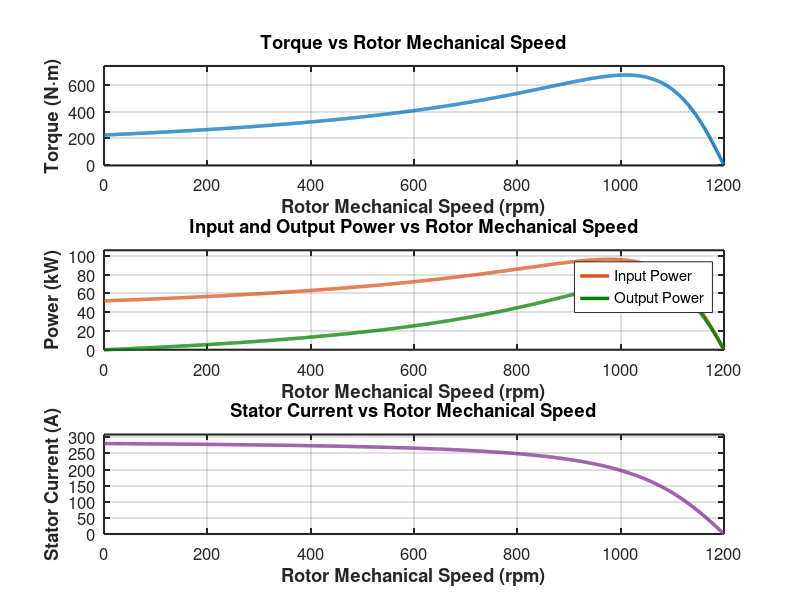

This figure's MATLAB source:
clear; clc; close all;

V=380/sqrt(3);
R1=0.1; R2=0.12; Xeq=0.75;
p=6; f=60; n_s=120*f/p;
omega_s=n_s*pi/30;
P_friction=100;

n_r=0:1:n_s;
s=(n_s-n_r)/n_s;
Z1=(R1+R2./s).^2 + Xeq*Xeq;
Td=3*V*V*R2./s/omega_s./Z1;

I = V./sqrt(Z1);
P_ag = 3.*I.*I.*R2./s;     % Air gap
P_in = 3*V^2*(R1 + R2./s)./Z1;
P_out = P_ag.*(1 - s) - P_friction;

subplot(311)
plot(n_r, Td, 'LineWidth', 2.5, 'Color', [0, 0.4470, 0.7410]);
grid on;
xlabel('Rotor Mechanical Speed (rpm)', 'FontSize', 14, 'FontWeight', 'bold');
ylabel('Torque (N·m)', 'FontSize', 14, 'FontWeight', 'bold');
title('Torque vs Rotor Mechanical Speed', 'FontSize', 16, 'FontWeight', 'bold');
set(gca, 'FontSize', 12, 'LineWidth', 1.5);
xlim([0 n_s]);
ylim([0 max(Td)*1.1]);

subplot(312)
plot(n_r, P_in/1000, 'LineWidth', 2.5, 'Color', [0.8500, 0.3250, 0.0980], 'DisplayName', 'Input Power');
hold on;
plot(n_r, P_out/1000, 'LineWidth', 2.5, 'Color', [0, 0.5, 0], 'DisplayName', 'Output Power');
grid on;
xlabel('Rotor Mechanical Speed (rpm)', 'FontSize', 14, 'FontWeight', 'bold');
ylabel('Power (kW)', 'FontSize', 14, 'FontWeight', 'bold');
title('Input and Output Power vs Rotor Mechanical Speed', 'FontSize', 16, 'FontWeight', 'bold');
legend('Location', 'best', 'FontSize', 12);
set(gca, 'FontSize', 12, 'LineWidth', 1.5);
xlim([0 n_s]);
ylim([0 max(P_in/1000)*1.1]);

subplot(313)
plot(n_r, I, 'LineWidth', 2.5, 'Color', [0.4940, 0.1840, 0.5560]);
grid on;
xlabel('Rotor Mechanical Speed (rpm)', 'FontSize', 14, 'FontWeight', 'bold');
ylabel('Stator Current (A)', 'FontSize', 14, 'FontWeight', 'bold');
title('Stator Current vs Rotor Mechanical Speed', 'FontSize', 16, 'FontWeight', 'bold');
set(gca, 'FontSize', 12, 'LineWidth', 1.5);
xlim([0 n_s]);
ylim([0 max(I)*1.1]);
